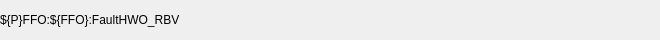
<?xml version="1.0" encoding="UTF-8"?>
<ui version="4.0">
 <class>Form</class>
 <widget class="QWidget" name="Form">
  <property name="geometry">
   <rect>
    <x>0</x>
    <y>0</y>
    <width>660</width>
    <height>40</height>
   </rect>
  </property>
  <property name="minimumSize">
   <size>
    <width>0</width>
    <height>40</height>
   </size>
  </property>
  <property name="maximumSize">
   <size>
    <width>16777215</width>
    <height>40</height>
   </size>
  </property>
  <property name="windowTitle">
   <string>Form</string>
  </property>
  <layout class="QHBoxLayout" name="horizontalLayout" stretch="0,2,0">
   <property name="spacing">
    <number>0</number>
   </property>
   <property name="leftMargin">
    <number>0</number>
   </property>
   <property name="topMargin">
    <number>0</number>
   </property>
   <property name="rightMargin">
    <number>0</number>
   </property>
   <property name="bottomMargin">
    <number>0</number>
   </property>
   <item>
    <widget class="QLabel" name="label">
     <property name="minimumSize">
      <size>
       <width>250</width>
       <height>0</height>
      </size>
     </property>
     <property name="maximumSize">
      <size>
       <width>250</width>
       <height>45</height>
      </size>
     </property>
     <property name="text">
      <string>${P}FFO:${FFO}:FaultHWO_RBV</string>
     </property>
    </widget>
   </item>
   <item>
    <widget class="PyDMLabel" name="PyDMLabel_7">
     <property name="enabled">
      <bool>false</bool>
     </property>
     <property name="sizePolicy">
      <sizepolicy hsizetype="Preferred" vsizetype="Preferred">
       <horstretch>0</horstretch>
       <verstretch>0</verstretch>
      </sizepolicy>
     </property>
     <property name="toolTip">
      <string/>
     </property>
     <property name="showUnits" stdset="0">
      <bool>true</bool>
     </property>
     <property name="channel" stdset="0">
      <string>ca://${P}FFO:${FFO}:FaultHWO_RBV.DESC</string>
     </property>
    </widget>
   </item>
   <item>
    <widget class="PyDMByteIndicator" name="PyDMByteIndicator_3">
     <property name="enabled">
      <bool>false</bool>
     </property>
     <property name="sizePolicy">
      <sizepolicy hsizetype="Fixed" vsizetype="Preferred">
       <horstretch>0</horstretch>
       <verstretch>0</verstretch>
      </sizepolicy>
     </property>
     <property name="minimumSize">
      <size>
       <width>80</width>
       <height>32</height>
      </size>
     </property>
     <property name="maximumSize">
      <size>
       <width>80</width>
       <height>32</height>
      </size>
     </property>
     <property name="toolTip">
      <string/>
     </property>
     <property name="channel" stdset="0">
      <string>ca://${P}FFO:${FFO}:FaultHWO_RBV</string>
     </property>
     <property name="showLabels" stdset="0">
      <bool>false</bool>
     </property>
     <property name="circles" stdset="0">
      <bool>true</bool>
     </property>
    </widget>
   </item>
  </layout>
 </widget>
 <customwidgets>
  <customwidget>
   <class>PyDMLabel</class>
   <extends>QLabel</extends>
   <header>pydm.widgets.label</header>
  </customwidget>
  <customwidget>
   <class>PyDMByteIndicator</class>
   <extends>QWidget</extends>
   <header>pydm.widgets.byte</header>
  </customwidget>
 </customwidgets>
 <resources/>
 <connections/>
</ui>
